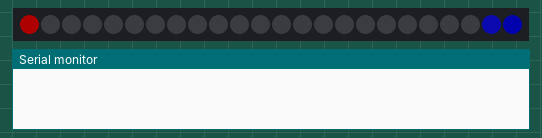
Bench run of a sketch on a simulated Arduino Uno, built with avr-gcc and run on an emulated ATmega328P. Parts: 24 RGB LEDs in strip order, left to right, the last lines printed to the serial monitor. Dim RGB values are drawn brighter than linear.

Above: at 0.1 s.
At 4.1 s:
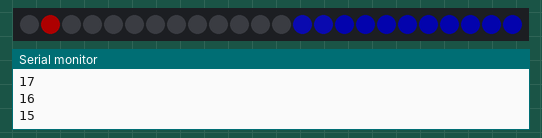
At 8.7 s:
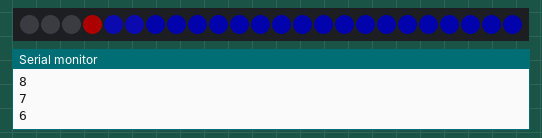
At 17.8 s:
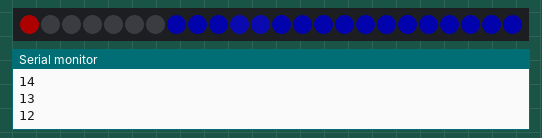
At 26.3 s:
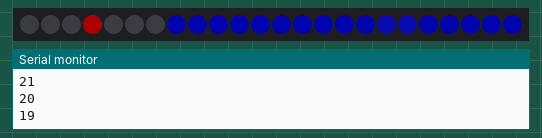
At 35.4 s:
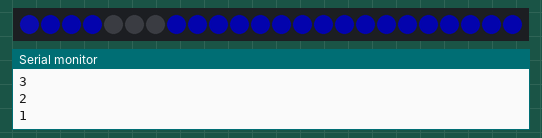

The sketch:

RGBW-23.ino
```cpp
// RGBW (Red Green Blue White Neo-Pixel starter code
// 16 LEDS  increment
// CW Coleman 170413

#include <Adafruit_NeoPixel.h>
#ifdef __AVR__
  #include <avr/power.h>
#endif

#define PIN 6

#define NUM_LEDS 24

#define BRIGHTNESS 50

Adafruit_NeoPixel strip = Adafruit_NeoPixel(NUM_LEDS, PIN, NEO_GRBW + NEO_KHZ800);


void setup() {
  Serial.begin(115200);
  strip.setBrightness(BRIGHTNESS);
  strip.begin();
  strip.show(); // Initialize all pixels to 'off'
}

// Initialize some variables for the void loop()
int red = 0, green= 0, blue = 0, white = 10;
int wait = 500;
int led = 0;
int i;
   int out = 23;
void loop() {

  for ( led = 0; led < 7; led++){
      red = 255, green= 0, blue = 0, white = 0;
      strip.setPixelColor(led, red, green , blue, white);
      strip.show();
      // out
      red = 0, green= 0, blue = 255, white = 10;
      strip.setPixelColor(out, red, green , blue, white);
      strip.show();
      red = 0, green= 0, blue = 255, white = 20;
      strip.setPixelColor(out-1, red, green , blue, white);
      strip.show();
      strip.setPixelColor(out-3, red, green , blue, white);
      delay(wait);
      red = 0, green= 0, blue = 0, white = 0;
      strip.setPixelColor(led, red, green , blue, white);
      strip.show();
      out = out - 1;
      if (out < 0) {out = 23; blue = blue - 100;}
      Serial.println(out);
  }//end of for loop

}
```

Measured:
- what the display in image 1 shows lasts 0.5 s, from 4.1 s to 4.6 s
